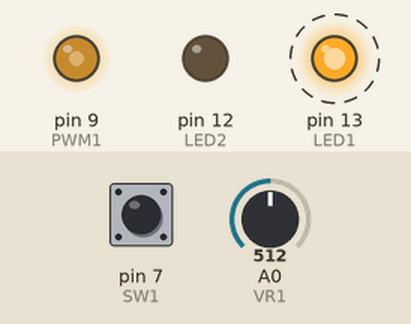
This sketch was run on a simulated Arduino Uno, built for the host (arithmetic inside an expression is 32-bit, double 64-bit). Parts: output pins drawn as LEDs (lit = HIGH). Dashed ring = blinking. The test bench sets the inputs (shaded band); at power-on: A0 (VR1) = 512, pin 7 (SW1) HIGH.

Above: at 2.8 s.
2.9 s: A0 (VR1) set to 716
At 4.8 s:
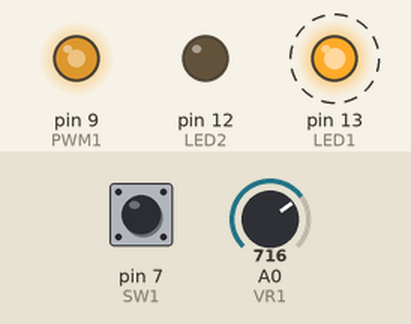
7.1 s: A0 (VR1) set to 900
At 8.5 s:
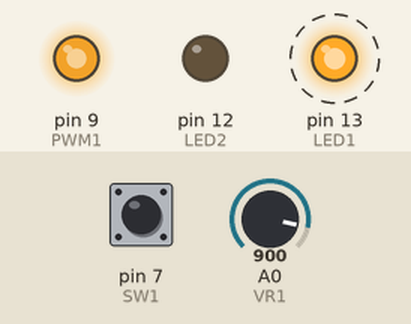
11.3 s: A0 (VR1) set to 122
At 12.7 s:
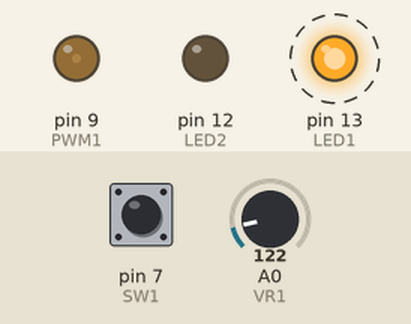
15.5 s: A0 (VR1) set to 0
At 16.8 s:
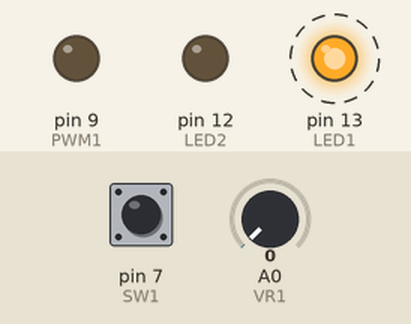
Timing chart, 0 to 24.2 s (numbered marks = the images above; inputs shaded):
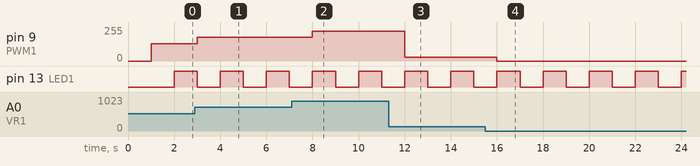

Measured:
- after the input at 2.9 s, pin 9 (PWM1): 128/255 → 179/255 after 0.10 s
- after the input at 7.1 s, pin 9 (PWM1): 179/255 → 225/255 after 0.90 s
- after the input at 11.3 s, pin 9 (PWM1): 225/255 → 30/255 after 0.70 s
- after the input at 15.5 s, pin 9 (PWM1): 30/255 → 0/255 after 0.50 s
- by itself, pin 13 (LED1): alternates HIGH for 1.0 s and LOW for 1.0 s

The sketch:

sketch_jun21a_-____.ino
```cpp
#include <MsTimer2.h>

#define LED1	13
#define LED2	12
#define SW1		7
#define VR1		0
#define PWM1	9

#define CYCLE_TIME			1000
#define SYS_TIMER_UNABLE	0xFFFFFFFF

#define SYS_TIMER_STOP		0
#define SYS_TIMER_BEFORE	1
#define SYS_TIMER_JUST		2
#define SYS_TIMER_AFTER		3

typedef unsigned char	u_char;
//typedef unsigned short	u_short;
typedef unsigned long	u_long;

static u_long ulS_Ctimer_1ms;
static u_long ulS_Ctimer_sys;

static u_char ubS_Dstate;
static u_long ulS_Ctimer_sts;

#if 0
void sys_StartTimer( u_long* pulW_Dtimer ) {
	pulW_Dtimer = ulS_Ctimer_sys;
}

void sys_StopTimer( u_long* pulW_Dtimer ) {
	pulW_Dtimer = SYS_TIMER_UNABLE;
}

u_char sys_CheckTimer( u_long* pulW_Dtimer, u_long ulW_Dtimer_max ) {
	u_char ubW_Dcheck_result;

	if( *pulW_Dtimer == SYS_TIMER_UNABLE ){
		ubW_Dcheck_result = SYS_TIMER_STOP;
	}
	else if( *pulW_Dtimer < ulW_Dtimer_max ){
		ubW_Dcheck_result = SYS_TIMER_BEFORE;
	}
	else if( *pulW_Dtimer == ulW_Dtimer_max ){
		ubW_Dcheck_result = SYS_TIMER_JUST;
	}
	else{
		ubW_Dcheck_result = SYS_TIMER_AFTER;
	}

	return ubW_Dcheck_result;
}
#endif

void sys_main_1ms() {
	return;
}

void sys_main_5ms() {
	u_char	ubW_Dvalue_sw1;
	u_short	usW_Dvalue_vr1;
	u_char	ubW_Dvalue_pwm1;

	usW_Dvalue_vr1 = analogRead( VR1 );
	ubW_Dvalue_pwm1 = usW_Dvalue_vr1 >> 2;
	analogWrite( PWM1, ubW_Dvalue_pwm1 );

	digitalWrite( LED1, HIGH );

	switch( ubS_Dstate ){
	case HIGH:
//		sys_StartTimer( &ulS_Ctimer_sts );
		ubS_Dstate = LOW;
		break;
	case LOW:
	default:
		ubS_Dstate = HIGH;
		break;
	}
	digitalWrite( LED1, ubS_Dstate );

	ubW_Dvalue_sw1 = digitalRead( SW1 );
	if( ubW_Dvalue_sw1 == LOW ){
		Serial.print( "VR1 = 0x" );
		Serial.println( usW_Dvalue_vr1 );
		Serial.print( "ulS_Ctimer_1ms = " );
		Serial.println( ulS_Ctimer_1ms );
	}
	else{
		/*  ½ à µ È ¢ */
	}

	return;
}

void interrupt_timer() {
	ulS_Ctimer_1ms++;
	ulS_Ctimer_sys++;
	sys_main_1ms();
}

void setup() {
	// put your setup code here, to run once:
	pinMode( LED1, OUTPUT );
	pinMode( LED2, OUTPUT );
	pinMode( SW1, INPUT );
	Serial.begin( 9600 );

	ulS_Ctimer_1ms = 0;
	ulS_Ctimer_sys = 0;
	MsTimer2::set( 1, interrupt_timer );
	MsTimer2::start();

	ubS_Dstate = HIGH;
}

void loop() {
	// put your main code here, to run repeatedly:

	if( ulS_Ctimer_1ms >= CYCLE_TIME ){
		ulS_Ctimer_1ms = 0;
		sys_main_5ms();
	}
	else{
		/*  ½ à µ È ¢ */
	}
#if 0
	u_char	ubW_Dvalue_sw1;
	u_short	usW_Dvalue_vr1;
	u_char	ubW_Dvalue_pwm1;

	usW_Dvalue_vr1 = analogRead( VR1 );
	Serial.print( "VR1 = 0x" );
	Serial.println( usW_Dvalue_vr1, HEX );
	Serial.print( "ulS_Ctimer_1ms = " );
	Serial.println( ulS_Ctimer_1ms );

	ubW_Dvalue_sw1 = digitalRead( SW1 );
	if( ubW_Dvalue_sw1 == LOW ){
		Serial.println( usW_Dvalue_vr1 );
		ubW_Dvalue_pwm1 = usW_Dvalue_vr1 >> 2;
		Serial.println( ubW_Dvalue_pwm1 );
		analogWrite( PWM1, ubW_Dvalue_pwm1 );
	}
	else{
		/*  ½ à µ È ¢ */
	}
//	digitalWrite( LED2, ubW_Dvalue_sw1 );

	digitalWrite( LED1, HIGH );
	delay( 1000 );
	digitalWrite( LED1, LOW );
	delay( 1000 );
#endif
}
```
